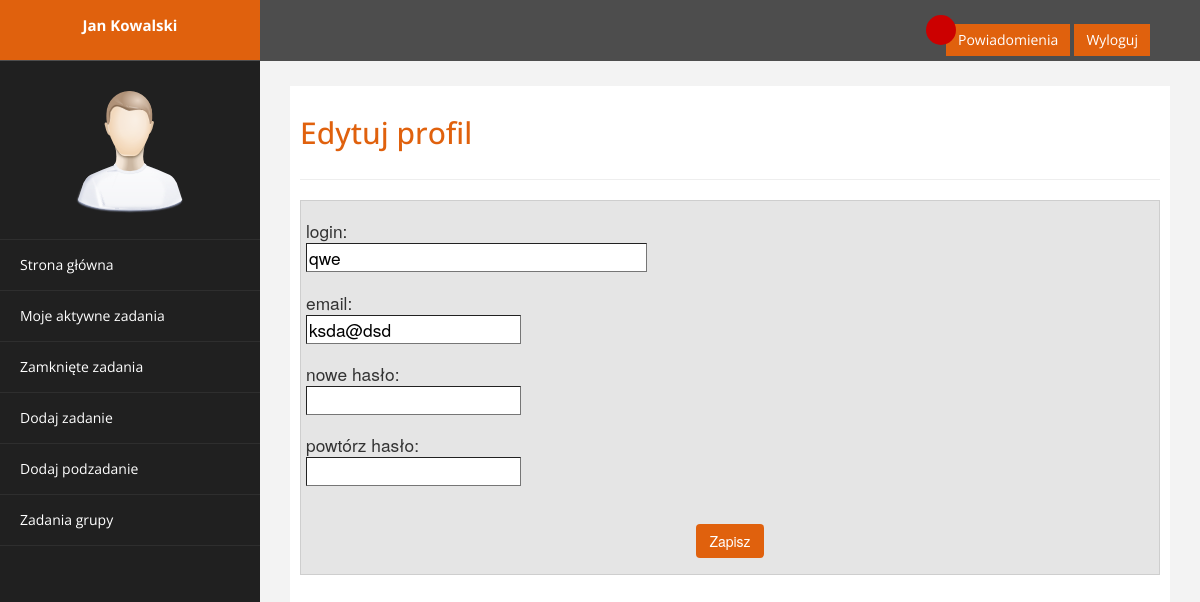
The app's page /edit_profile.php (signed in), older data.
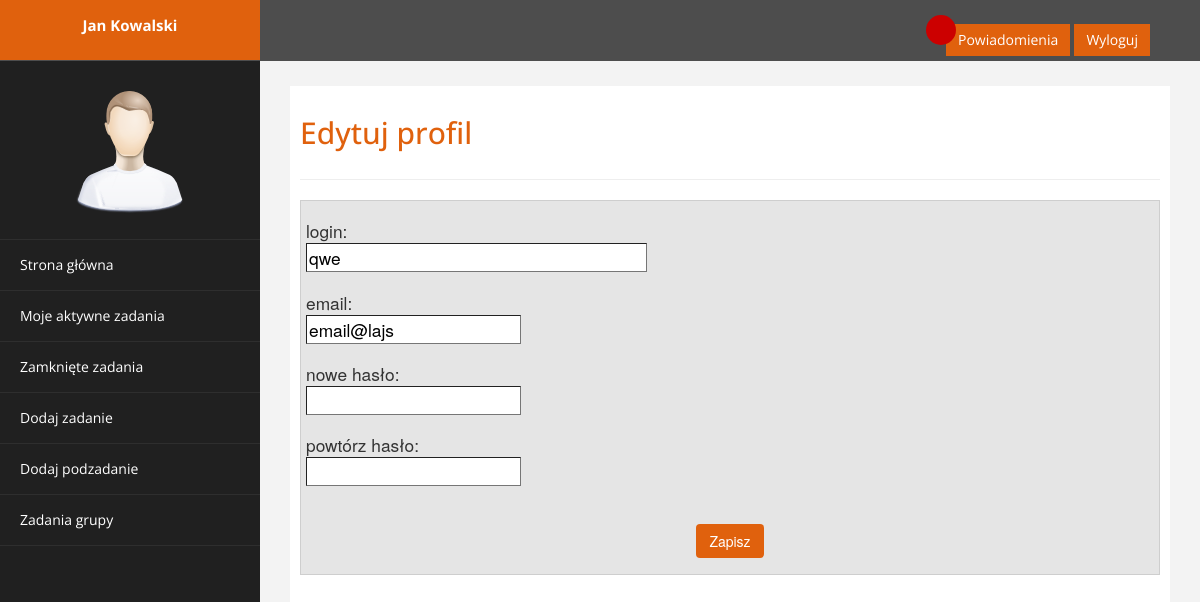
The same page, newer data.
### tables this page shows
CREATE TABLE `users` (
  `user_ID` int(11) NOT NULL,
  `first_name` text NOT NULL,
  `last_name` text NOT NULL,
  `email` text NOT NULL,
  `login` text NOT NULL,
  `password` text NOT NULL,
  `user_function` int(11) NOT NULL
);

### database/dbinfo.php (called while the page is built, shortened)
<?php
        $db_users_tab = 'users';
                $db_users_id = 'user_ID';
                $db_users_login = 'login';
                $db_users_email = 'email';
?>

### edit_profile.php (the view, shortened to what this page needs)
<!DOCTYPE html>
<html xmlns="http://www.w3.org/1999/xhtml">
<head>
    <link href="template/assets/css/bootstrap.css" rel="stylesheet" />
    <link href="template/assets/css/custom.css" rel="stylesheet" />
</head>
<body>
    <div id="wrapper">
        <nav class="navbar navbar-default navbar-cls-top " role="navigation" style="margin-bottom: 0">
            <div class="navbar-header">
                <a class="navbar-brand" href="main.php"><?php echo $_SESSION['fname']." ".$_SESSION['lname']?></a>
            </div>
    <div style="color: white;
    padding: 15px 50px 5px 50px;
    float: right;
    font-size: 16px;"><div class="circle" id="circle"></div> <a href="nots.php" class="btn btn-danger square-btn-adjust">Powiadomienia</a>
        <a href="logout.php" class="btn btn-danger square-btn-adjust">Wyloguj</a> </div>
        </nav>
                <nav class="navbar-default navbar-side" role="navigation">
            <div class="sidebar-collapse">
                <ul class="nav" id="main-menu">
				<li class="text-center">
                    <img src="template/assets/img/find_user.png" class="user-image img-responsive"/>
					</li>
                    <li>
                        <a   href="main.php" ><i "></i> Strona główna</a>
                    </li>
                    <li>
                        <a  href="tasks.php" ><i "></i>Moje aktywne zadania</a>
                    </li>
                    <li>
                        <a  href="old_tasks.php" ><i "></i>Zamknięte zadania</a>
                    </li>
                   <?php
                   If ($_SESSION['function']=="2"){
                      echo '<li>
                        <a  href="add_tasks.php"><i "></i> Dodaj zadanie</a>
                    </li>';
                      echo '<li> <a  href="add_subtasks.php"><i "></i> Dodaj podzadanie</a>
                    </li>';
                       echo '<li><a href="team_tasks.php"><i "></i> Zadania grupy</a>
                    </li>';
                   }
                   ?>
                </ul>
            </div>
        </nav>
        <div id="page-wrapper" >
            <div id="page-inner">
                <div class="row">
                    <div class="col-md-12">
                     <h2>Edytuj profil</h2>
                       </div>
                     </div>
                 <hr />
				 <div class="subtask-form">
<form action="editp.php" method="post">
<center>
<?php
    require_once "database/dbinfo.php";
    $connection = db_connection();
    if ($connection != false){
        $sql = "SELECT $db_users_login, $db_users_email FROM $db_users_tab WHERE $db_users_id=".$_SESSION['id'];
        if ($result = $connection->query($sql))
        $row = $result->fetch_assoc();
        echo "<div class='stemat'><p class='tematt'>login: <br><input type='text' value='$row[$db_users_login]' name='login' class='stematp' style='width:40%' required/></p></div>";
        echo "<div class='stemat'><p class='tematt'>email: <br><input type='email' value='$row[$db_users_email]' name='email' required/></p></div>";
        echo "<div class='stemat'><p class='tematt'>nowe hasło: <br><input type='password' name='pass1' ></p></div>";
        echo "<div class='stemat'><p class='tematt'>powtórz hasło: <br><input type='password' name='pass2' ></p></div>";
        }
?>
<div><p><button type="submit" >Zapisz</button></p></div>
</center>
</form>
</div>
                 <br>
                 <br>
</div>
	</div>
</div>
</body>
</html>

Row changes from the older to the newer data that the page shows:
changed users "qwe": email "ksda@dsd" → "email@lajs"
